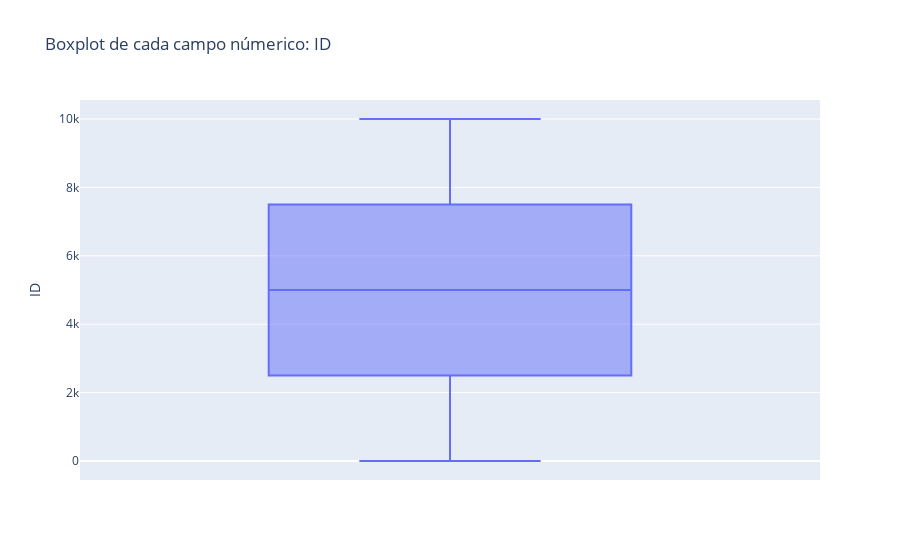
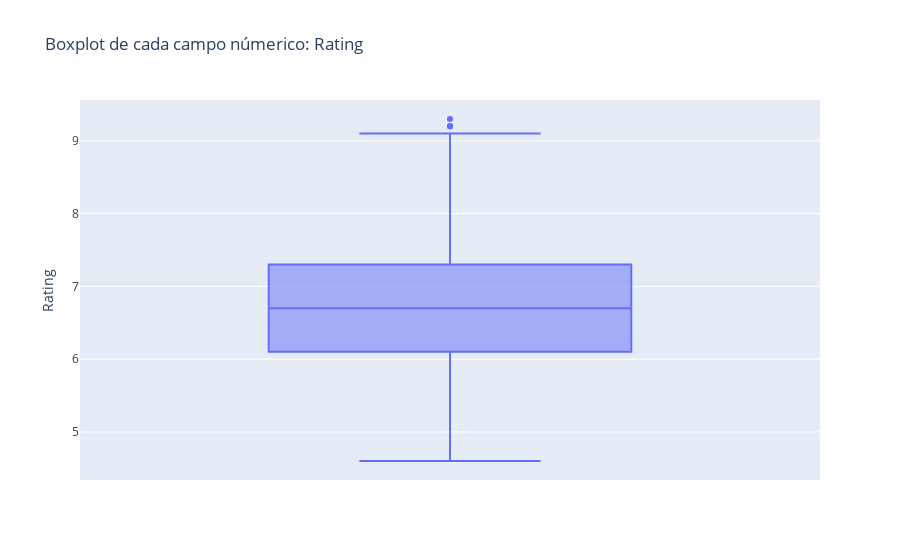
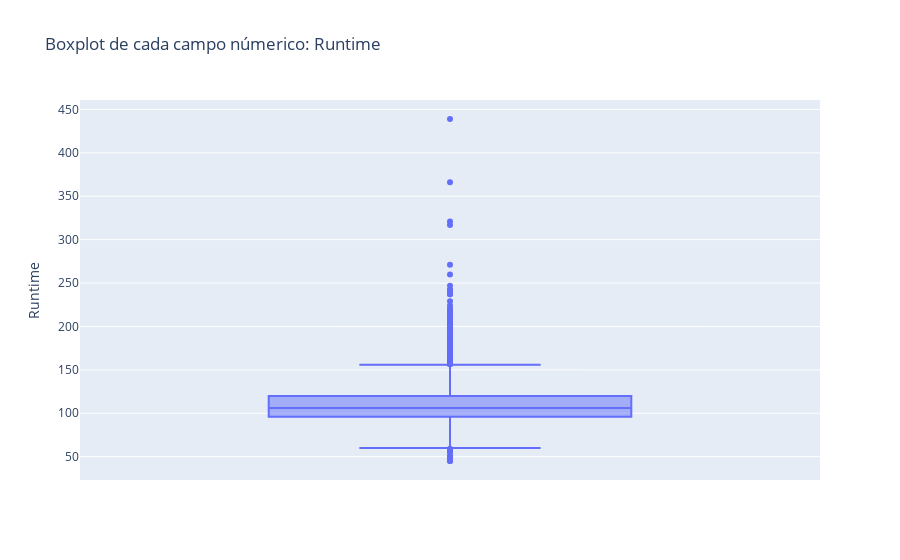

Source (notebook cell) for these figures, in order:
### Code cell
# Seleccionar sólo columnas númericas
numeric_columns = nuevo_dataset.select_dtypes(include='number').columns

# Crear un boxplot para cada columna númerica del dataset
for column in numeric_columns:
    fig = px.box(nuevo_dataset, y=column, title=f'Boxplot de cada campo númerico: {column}')
    fig.show()

### Figure 1 — Plotly figure (JSON) as saved in the notebook; plotly's stock layout.template omitted (floating-point values rounded to 4 significant figures; data arrays with more than 128 entries replaced by an {"elided": "..."} marker saying what was removed)
{"data": [{"alignmentgroup": "True", "hovertemplate": "ID=%{y}<extra></extra>", "legendgroup": "", "marker": {"color": "#636efa"}, "name": "", "notched": false, "offsetgroup": "", "orientation": "v", "showlegend": false, "type": "box", "x0": " ", "xaxis": "x", "y": {"elided": "9999 int values"}, "y0": " ", "yaxis": "y"}], "layout": {"boxmode": "group", "legend": {"tracegroupgap": 0}, "title": {"text": "Boxplot de cada campo númerico: ID"}, "xaxis": {"anchor": "y", "domain": [0, 1]}, "yaxis": {"anchor": "x", "domain": [0, 1], "title": {"text": "ID"}}}}

### Figure 2 — Plotly figure (JSON) as saved in the notebook; plotly's stock layout.template omitted (floating-point values rounded to 4 significant figures; data arrays with more than 128 entries replaced by an {"elided": "..."} marker saying what was removed)
{"data": [{"alignmentgroup": "True", "hovertemplate": "Rating=%{y}<extra></extra>", "legendgroup": "", "marker": {"color": "#636efa"}, "name": "", "notched": false, "offsetgroup": "", "orientation": "v", "showlegend": false, "type": "box", "x0": " ", "xaxis": "x", "y": {"elided": "9999 float values"}, "y0": " ", "yaxis": "y"}], "layout": {"boxmode": "group", "legend": {"tracegroupgap": 0}, "title": {"text": "Boxplot de cada campo númerico: Rating"}, "xaxis": {"anchor": "y", "domain": [0, 1]}, "yaxis": {"anchor": "x", "domain": [0, 1], "title": {"text": "Rating"}}}}

### Figure 3 — Plotly figure (JSON) as saved in the notebook; plotly's stock layout.template omitted (floating-point values rounded to 4 significant figures; data arrays with more than 128 entries replaced by an {"elided": "..."} marker saying what was removed)
{"data": [{"alignmentgroup": "True", "hovertemplate": "Runtime=%{y}<extra></extra>", "legendgroup": "", "marker": {"color": "#636efa"}, "name": "", "notched": false, "offsetgroup": "", "orientation": "v", "showlegend": false, "type": "box", "x0": " ", "xaxis": "x", "y": {"elided": "9999 int values"}, "y0": " ", "yaxis": "y"}], "layout": {"boxmode": "group", "legend": {"tracegroupgap": 0}, "title": {"text": "Boxplot de cada campo númerico: Runtime"}, "xaxis": {"anchor": "y", "domain": [0, 1]}, "yaxis": {"anchor": "x", "domain": [0, 1], "title": {"text": "Runtime"}}}}
